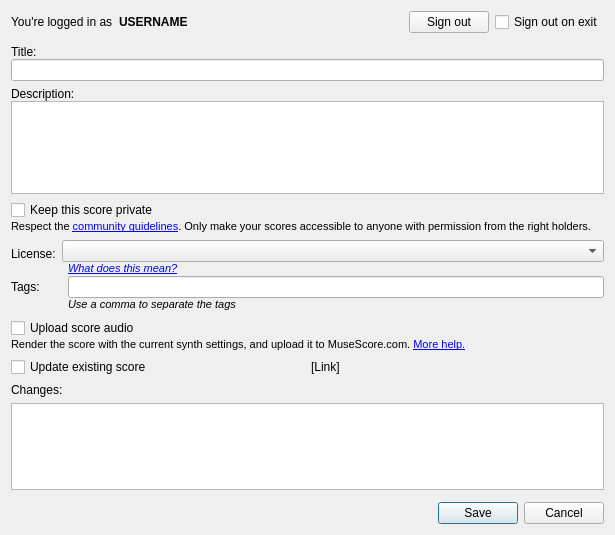
<?xml version="1.0" encoding="UTF-8"?>
<ui version="4.0">
 <class>UploadScoreDialog</class>
 <widget class="QDialog" name="UploadScoreDialog">
  <property name="geometry">
   <rect>
    <x>0</x>
    <y>0</y>
    <width>615</width>
    <height>535</height>
   </rect>
  </property>
  <property name="windowTitle">
   <string>Score Information</string>
  </property>
  <property name="modal">
   <bool>true</bool>
  </property>
  <layout class="QGridLayout" name="gridLayout">
   <property name="verticalSpacing">
    <number>12</number>
   </property>
   <item row="0" column="0">
    <layout class="QHBoxLayout" name="horizontalLayout">
     <property name="spacing">
      <number>6</number>
     </property>
     <item>
      <widget class="QLabel" name="label_3">
       <property name="text">
        <string>You're logged in as</string>
       </property>
      </widget>
     </item>
     <item>
      <widget class="QLabel" name="lblUsername">
       <property name="font">
        <font>
         <weight>75</weight>
         <bold>true</bold>
        </font>
       </property>
       <property name="text">
        <string notr="true" extracomment="Placeholder, gets set programatically">USERNAME</string>
       </property>
      </widget>
     </item>
     <item>
      <spacer name="horizontalSpacer_4">
       <property name="orientation">
        <enum>Qt::Horizontal</enum>
       </property>
       <property name="sizeHint" stdset="0">
        <size>
         <width>40</width>
         <height>20</height>
        </size>
       </property>
      </spacer>
     </item>
     <item>
      <widget class="QPushButton" name="btnSignout">
       <property name="text">
        <string>Sign out</string>
       </property>
      </widget>
     </item>
     <item>
      <widget class="QCheckBox" name="chkSignoutOnExit">
       <property name="text">
        <string>Sign out on exit</string>
       </property>
      </widget>
     </item>
    </layout>
   </item>
   <item row="1" column="0">
    <layout class="QVBoxLayout" name="verticalLayout">
     <property name="spacing">
      <number>6</number>
     </property>
     <item>
      <layout class="QVBoxLayout" name="verticalLayout_2">
       <property name="spacing">
        <number>0</number>
       </property>
       <item>
        <widget class="QLabel" name="lblTitle">
         <property name="sizePolicy">
          <sizepolicy hsizetype="Preferred" vsizetype="Preferred">
           <horstretch>0</horstretch>
           <verstretch>0</verstretch>
          </sizepolicy>
         </property>
         <property name="text">
          <string>Title:</string>
         </property>
        </widget>
       </item>
       <item>
        <widget class="QLineEdit" name="title"/>
       </item>
      </layout>
     </item>
     <item>
      <layout class="QVBoxLayout" name="verticalLayout_3">
       <property name="spacing">
        <number>0</number>
       </property>
       <item>
        <widget class="QLabel" name="lblDescription">
         <property name="text">
          <string>Description:</string>
         </property>
        </widget>
       </item>
       <item>
        <widget class="QPlainTextEdit" name="description">
         <property name="sizeAdjustPolicy">
          <enum>QAbstractScrollArea::AdjustToContentsOnFirstShow</enum>
         </property>
        </widget>
       </item>
      </layout>
     </item>
     <item>
      <layout class="QGridLayout" name="gridLayout_2">
       <property name="horizontalSpacing">
        <number>6</number>
       </property>
       <property name="verticalSpacing">
        <number>0</number>
       </property>
       <item row="0" column="0" colspan="3">
        <widget class="QCheckBox" name="cbPrivate">
         <property name="text">
          <string>Keep this score private</string>
         </property>
        </widget>
       </item>
       <item row="1" column="0" colspan="3">
        <widget class="QLabel" name="privateHelp">
         <property name="text">
          <string notr="true" extracomment="Placeholder, gets set and translated programatically">&lt;!DOCTYPE HTML PUBLIC &quot;-//W3C//DTD HTML 4.0//EN&quot; &quot;http://www.w3.org/TR/REC-html40/strict.dtd&quot;&gt;
&lt;html&gt;&lt;head&gt;&lt;meta name=&quot;qrichtext&quot; content=&quot;1&quot; /&gt;&lt;style type=&quot;text/css&quot;&gt;
p, li { white-space: pre-wrap; }
&lt;/style&gt;&lt;/head&gt;&lt;body style=&quot; font-family:'MS Shell Dlg 2'; font-size:8.25pt; font-weight:400; font-style:normal;&quot;&gt;
&lt;p style=&quot; margin-top:0px; margin-bottom:0px; margin-left:0px; margin-right:0px; -qt-block-indent:0; text-indent:0px;&quot;&gt;&lt;span style=&quot; font-size:8pt;&quot;&gt;Respect the &lt;/span&gt;&lt;a href=&quot;https://musescore.com/community-guidelines&quot;&gt;&lt;span style=&quot; font-size:8pt; text-decoration: underline; color:#0000ff;&quot;&gt;community guidelines&lt;/span&gt;&lt;/a&gt;&lt;span style=&quot; font-size:8pt;&quot;&gt;. Only make your scores accessible to anyone with permission from the right holders.&lt;/span&gt;&lt;/p&gt;&lt;/body&gt;&lt;/html&gt;</string>
         </property>
         <property name="wordWrap">
          <bool>true</bool>
         </property>
         <property name="openExternalLinks">
          <bool>true</bool>
         </property>
        </widget>
       </item>
       <item row="2" column="0" rowspan="2">
        <widget class="QLabel" name="label_spacer"/>
       </item>
       <item row="3" column="1" rowspan="3" colspan="2">
        <widget class="QComboBox" name="license">
        </widget>
       </item>
       <item row="4" column="0">
        <widget class="QLabel" name="lblLicense">
         <property name="sizePolicy">
          <sizepolicy hsizetype="Fixed" vsizetype="Preferred">
           <horstretch>0</horstretch>
           <verstretch>0</verstretch>
          </sizepolicy>
         </property>
         <property name="minimumSize">
          <size>
           <width>40</width>
           <height>0</height>
          </size>
         </property>
         <property name="text">
          <string>License:</string>
         </property>
        </widget>
       </item>
       <item row="5" column="2" rowspan="2">
        <widget class="QLabel" name="licenseHelp">
         <property name="text">
          <string notr="true" extracomment="Placeholder, gets set and translated programatically">&lt;!DOCTYPE HTML PUBLIC &quot;-//W3C//DTD HTML 4.0//EN&quot; &quot;http://www.w3.org/TR/REC-html40/strict.dtd&quot;&gt;
&lt;html&gt;&lt;head&gt;&lt;meta name=&quot;qrichtext&quot; content=&quot;1&quot; /&gt;&lt;style type=&quot;text/css&quot;&gt;
p, li { white-space: pre-wrap; }
&lt;/style&gt;&lt;/head&gt;&lt;body style=&quot; font-family:'MS Shell Dlg 2'; font-size:8.25pt; font-weight:400; font-style:normal;&quot;&gt;
&lt;p style=&quot; margin-top:0px; margin-bottom:0px; margin-left:0px; margin-right:0px; -qt-block-indent:0; text-indent:0px;&quot;&gt;&lt;a href=&quot;http://redirect.musescore.com/help/license&quot;&gt;&lt;span style=&quot; font-style:italic; text-decoration: underline; color:#0000ff;&quot;&gt;What does this mean?&lt;/span&gt;&lt;/a&gt;&lt;/p&gt;&lt;/body&gt;&lt;/html&gt;</string>
         </property>
         <property name="margin">
          <number>0</number>
         </property>
         <property name="openExternalLinks">
          <bool>true</bool>
         </property>
        </widget>
       </item>
       <item row="6" column="0">
        <widget class="QLabel" name="label_spacer_2"/>
       </item>
       <item row="7" column="0">
        <widget class="QLabel" name="lblTag">
         <property name="sizePolicy">
          <sizepolicy hsizetype="Fixed" vsizetype="Preferred">
           <horstretch>0</horstretch>
           <verstretch>0</verstretch>
          </sizepolicy>
         </property>
         <property name="minimumSize">
          <size>
           <width>40</width>
           <height>0</height>
          </size>
         </property>
         <property name="text">
          <string>Tags:</string>
         </property>
        </widget>
       </item>
       <item row="7" column="2">
        <widget class="QLineEdit" name="tags">
         <property name="sizePolicy">
          <sizepolicy hsizetype="Expanding" vsizetype="Fixed">
           <horstretch>0</horstretch>
           <verstretch>0</verstretch>
          </sizepolicy>
         </property>
        </widget>
       </item>
       <item row="8" column="0">
        <widget class="QLabel" name="label_spacer_3"/>
       </item>
       <item row="8" column="2">
        <widget class="QLabel" name="tagsHelp">
         <property name="font">
          <font>
           <italic>true</italic>
          </font>
         </property>
         <property name="text">
          <string notr="true" extracomment="Placeholder, gets set and translated programatically">&lt;!DOCTYPE HTML PUBLIC &quot;-//W3C//DTD HTML 4.0//EN&quot; &quot;http://www.w3.org/TR/REC-html40/strict.dtd&quot;&gt;
&lt;html&gt;&lt;head&gt;&lt;meta name=&quot;qrichtext&quot; content=&quot;1&quot; /&gt;&lt;style type=&quot;text/css&quot;&gt;
p, li { white-space: pre-wrap; }
&lt;/style&gt;&lt;/head&gt;&lt;body style=&quot; font-family:'MS Shell Dlg 2'; font-size:8pt; font-weight:400;&quot;&gt;
&lt;p style=&quot; margin-top:0px; margin-bottom:0px; margin-left:0px; margin-right:0px; -qt-block-indent:0; text-indent:0px;&quot;&gt;Use a comma to separate the tags&lt;/p&gt;&lt;/body&gt;&lt;/html&gt;</string>
         </property>
        </widget>
       </item>
      </layout>
     </item>
     <item>
      <layout class="QGridLayout" name="gridLayout_3">
       <property name="verticalSpacing">
        <number>0</number>
       </property>
       <item row="0" column="0">
        <widget class="QCheckBox" name="uploadAudio">
         <property name="text">
          <string>Upload score audio</string>
         </property>
        </widget>
       </item>
       <item row="1" column="0">
        <widget class="QLabel" name="uploadAudioHelp">
         <property name="mouseTracking">
          <bool>true</bool>
         </property>
         <property name="text">
          <string notr="true">&lt;!DOCTYPE HTML PUBLIC &quot;-//W3C//DTD HTML 4.0//EN&quot; &quot;http://www.w3.org/TR/REC-html40/strict.dtd&quot;&gt;
&lt;html&gt;&lt;head&gt;&lt;meta name=&quot;qrichtext&quot; content=&quot;1&quot; /&gt;&lt;style type=&quot;text/css&quot;&gt;
p, li { white-space: pre-wrap; }
&lt;/style&gt;&lt;/head&gt;&lt;body style=&quot; font-family:'MS Shell Dlg 2'; font-size:8.25pt; font-weight:400; font-style:normal;&quot;&gt;
&lt;p style=&quot; margin-top:0px; margin-bottom:0px; margin-left:0px; margin-right:0px; -qt-block-indent:0; text-indent:0px;&quot;&gt;&lt;span style=&quot; font-size:8pt;&quot;&gt;Render the score with the current synth settings, and upload it to MuseScore.com. &lt;/span&gt;&lt;a href=&quot;https://musescore.com/community-guidelines&quot;&gt;&lt;span style=&quot; font-size:8pt; text-decoration: underline; color:#0000ff;&quot;&gt;More help.&lt;/span&gt;&lt;/a&gt;&lt;/p&gt;&lt;/body&gt;&lt;/html&gt;</string>
         </property>
         <property name="wordWrap">
          <bool>true</bool>
         </property>
         <property name="openExternalLinks">
          <bool>true</bool>
         </property>
        </widget>
       </item>
      </layout>
     </item>
     <item>
      <layout class="QGridLayout" name="gridLayout_4">
       <item row="0" column="0">
        <widget class="QCheckBox" name="updateExistingCb">
         <property name="text">
          <string>Update existing score</string>
         </property>
        </widget>
       </item>
       <item row="0" column="1">
        <widget class="QLabel" name="linkToScore">
         <property name="text">
          <string notr="true" extracomment="Hyperlink">[Link]</string>
         </property>
         <property name="openExternalLinks">
          <bool>true</bool>
         </property>
        </widget>
       </item>
      </layout>
     </item>
     <item>
      <layout class="QVBoxLayout" name="vlChanges">
       <item>
        <widget class="QLabel" name="lblChanges">
         <property name="text">
          <string>Changes:</string>
         </property>
        </widget>
       </item>
       <item>
        <widget class="QPlainTextEdit" name="changes">
         <property name="sizeAdjustPolicy">
          <enum>QAbstractScrollArea::AdjustToContentsOnFirstShow</enum>
         </property>
        </widget>
       </item>
      </layout>
     </item>
    </layout>
   </item>
   <item row="2" column="0">
    <widget class="QDialogButtonBox" name="buttonBox">
     <property name="orientation">
      <enum>Qt::Horizontal</enum>
     </property>
     <property name="standardButtons">
      <set>QDialogButtonBox::Cancel|QDialogButtonBox::Save</set>
     </property>
     <property name="centerButtons">
      <bool>false</bool>
     </property>
    </widget>
   </item>
  </layout>
 </widget>
 <resources/>
 <connections>
  <connection>
   <sender>buttonBox</sender>
   <signal>accepted()</signal>
   <receiver>UploadScoreDialog</receiver>
   <slot>accept()</slot>
   <hints>
    <hint type="sourcelabel">
     <x>248</x>
     <y>254</y>
    </hint>
    <hint type="destinationlabel">
     <x>157</x>
     <y>274</y>
    </hint>
   </hints>
  </connection>
  <connection>
   <sender>buttonBox</sender>
   <signal>rejected()</signal>
   <receiver>UploadScoreDialog</receiver>
   <slot>reject()</slot>
   <hints>
    <hint type="sourcelabel">
     <x>316</x>
     <y>260</y>
    </hint>
    <hint type="destinationlabel">
     <x>286</x>
     <y>274</y>
    </hint>
   </hints>
  </connection>
 </connections>
</ui>
